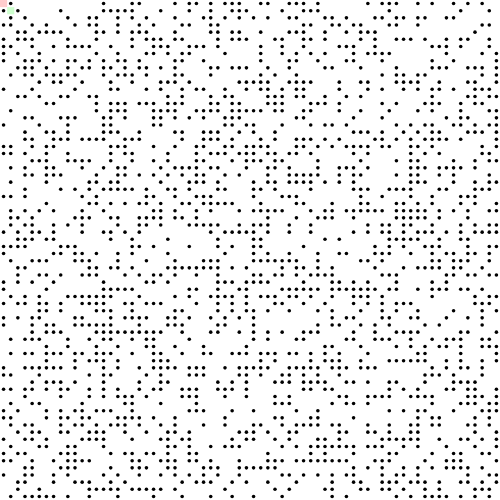
Frame 1 (no input)
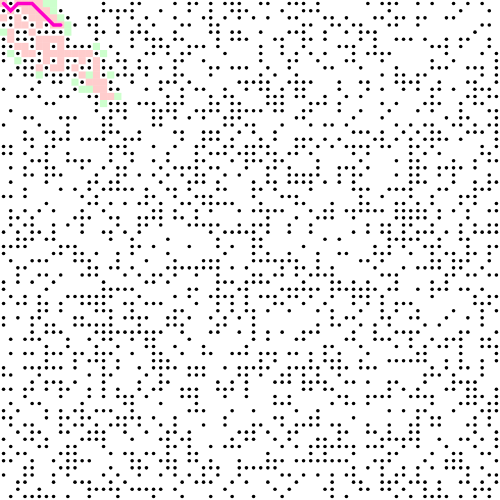
Frame 60 (no input)
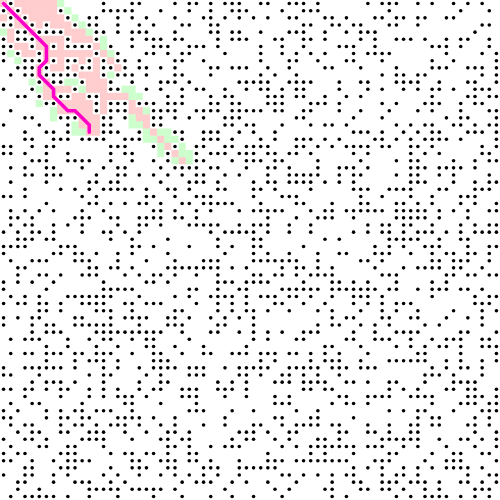
Frame 120 (the mouse pressed at the canvas centre since frame 60)

The p5.js sketch that drew these frames (run headless with seeded random() and noise() and a simulated clock; from frame 60 on, the mouse is pressed at the canvas centre):

// p5.js sketch
// ── sketch.js
// Function to delete element from the array
function removeFromArray(arr, elt) {
  // Could use indexOf here instead to be more efficient
  for (var i = arr.length - 1; i >= 0; i--) {
    if (arr[i] == elt) {
      arr.splice(i, 1);
    }
  }
}

// An educated guess of how far it is between two points
function heuristic(a, b) {
  var d = dist(a.i, a.j, b.i, b.j);
  // var d = abs(a.i - b.i) + abs(a.j - b.j);
  return d;
}

// How many columns and rows?
var cols = 70;
var rows = 70;

// This will be the 2D array
var grid = new Array(cols);

// Open and closed set
var openSet = [];
var closedSet = [];

// Start and end
var start;
var end;

// Width and height of each cell of grid
var w, h;

// The road taken
var path = [];

function setup() {
  createCanvas(500, 500);
  console.log("A*");

  // Grid cell size
  w = width / cols;
  h = height / rows;

  // Making a 2D array
  for (var i = 0; i < cols; i++) {
    grid[i] = new Array(rows);
  }

  for (var i = 0; i < cols; i++) {
    for (var j = 0; j < rows; j++) {
      grid[i][j] = new Spot(i, j);
    }
  }

  // All the neighbors
  for (var i = 0; i < cols; i++) {
    for (var j = 0; j < rows; j++) {
      grid[i][j].addNeighbors(grid);
    }
  }

  // Start and end
  start = grid[0][0];
  end = grid[cols - 1][rows - 1];
  start.wall = false;
  end.wall = false;

  // openSet starts with beginning only
  openSet.push(start);
}

function draw() {
  // Am I still searching?
  if (openSet.length > 0) {
    // Best next option
    var winner = 0;
    for (var i = 0; i < openSet.length; i++) {
      if (openSet[i].f < openSet[winner].f) {
        winner = i;
      }
    }
    var current = openSet[winner];

    // Did I finish?
    if (current === end) {
      noLoop();
      console.log("DONE!");
    }

    // Best option moves from openSet to closedSet
    removeFromArray(openSet, current);
    closedSet.push(current);

    // Check all the neighbors
    var neighbors = current.neighbors;
    for (var i = 0; i < neighbors.length; i++) {
      var neighbor = neighbors[i];

      // Valid next spot?
      if (!closedSet.includes(neighbor) && !neighbor.wall) {
        var tempG = current.g + heuristic(neighbor, current);

        // Is this a better path than before?
        var newPath = false;
        if (openSet.includes(neighbor)) {
          if (tempG < neighbor.g) {
            neighbor.g = tempG;
            newPath = true;
          }
        } else {
          neighbor.g = tempG;
          newPath = true;
          openSet.push(neighbor);
        }

        // Yes, it's a better path
        if (newPath) {
          neighbor.h = heuristic(neighbor, end);
          neighbor.f = neighbor.g + neighbor.h;
          neighbor.previous = current;
        }
      }
    }
    // Uh oh, no solution
  } else {
    console.log("no solution");
    noLoop();
    return;
  }

  // Draw current state of everything
  background(255);

  for (var i = 0; i < cols; i++) {
    for (var j = 0; j < rows; j++) {
      grid[i][j].show();
    }
  }

  for (var i = 0; i < closedSet.length; i++) {
    closedSet[i].show(color(255, 0, 0, 50));
  }

  for (var i = 0; i < openSet.length; i++) {
    openSet[i].show(color(0, 255, 0, 50));
  }

  // Find the path by working backwards
  path = [];
  var temp = current;
  path.push(temp);
  while (temp.previous) {
    path.push(temp.previous);
    temp = temp.previous;
  }

  // for (var i = 0; i < path.length; i++) {
  // path[i].show(color(0, 0, 255));
  //}

  // Drawing path as continuous line
  noFill();
  stroke(255, 0, 200);
  strokeWeight(w / 2);
  beginShape();
  for (var i = 0; i < path.length; i++) {
    vertex(path[i].i * w + w / 2, path[i].j * h + h / 2);
  }
  endShape();
}

// ── spot.js
// An object to describe a spot in the grid
function Spot(i, j) {
  // Location
  this.i = i;
  this.j = j;

  // f, g, and h values for A*
  this.f = 0;
  this.g = 0;
  this.h = 0;

  // Neighbors
  this.neighbors = [];

  // Where did I come from?
  this.previous = undefined;

  // Am I a wall?
  this.wall = false;
  if (random(1) < 0.4) {
    this.wall = true;
  }

  // Display me
  this.show = function (col) {
    if (this.wall) {
      fill(0);
      noStroke();
      ellipse(this.i * w + w / 2, this.j * h + h / 2, w / 2, h / 2);
    } else if (col) {
      fill(col);
      rect(this.i * w, this.j * h, w, h);
    }
  };

  // Figure out who my neighbors are
  this.addNeighbors = function (grid) {
    var i = this.i;
    var j = this.j;
    if (i < cols - 1) {
      this.neighbors.push(grid[i + 1][j]);
    }
    if (i > 0) {
      this.neighbors.push(grid[i - 1][j]);
    }
    if (j < rows - 1) {
      this.neighbors.push(grid[i][j + 1]);
    }
    if (j > 0) {
      this.neighbors.push(grid[i][j - 1]);
    }
    if (i > 0 && j > 0) {
      this.neighbors.push(grid[i - 1][j - 1]);
    }
    if (i < cols - 1 && j > 0) {
      this.neighbors.push(grid[i + 1][j - 1]);
    }
    if (i > 0 && j < rows - 1) {
      this.neighbors.push(grid[i - 1][j + 1]);
    }
    if (i < cols - 1 && j < rows - 1) {
      this.neighbors.push(grid[i + 1][j + 1]);
    }
  };
}
